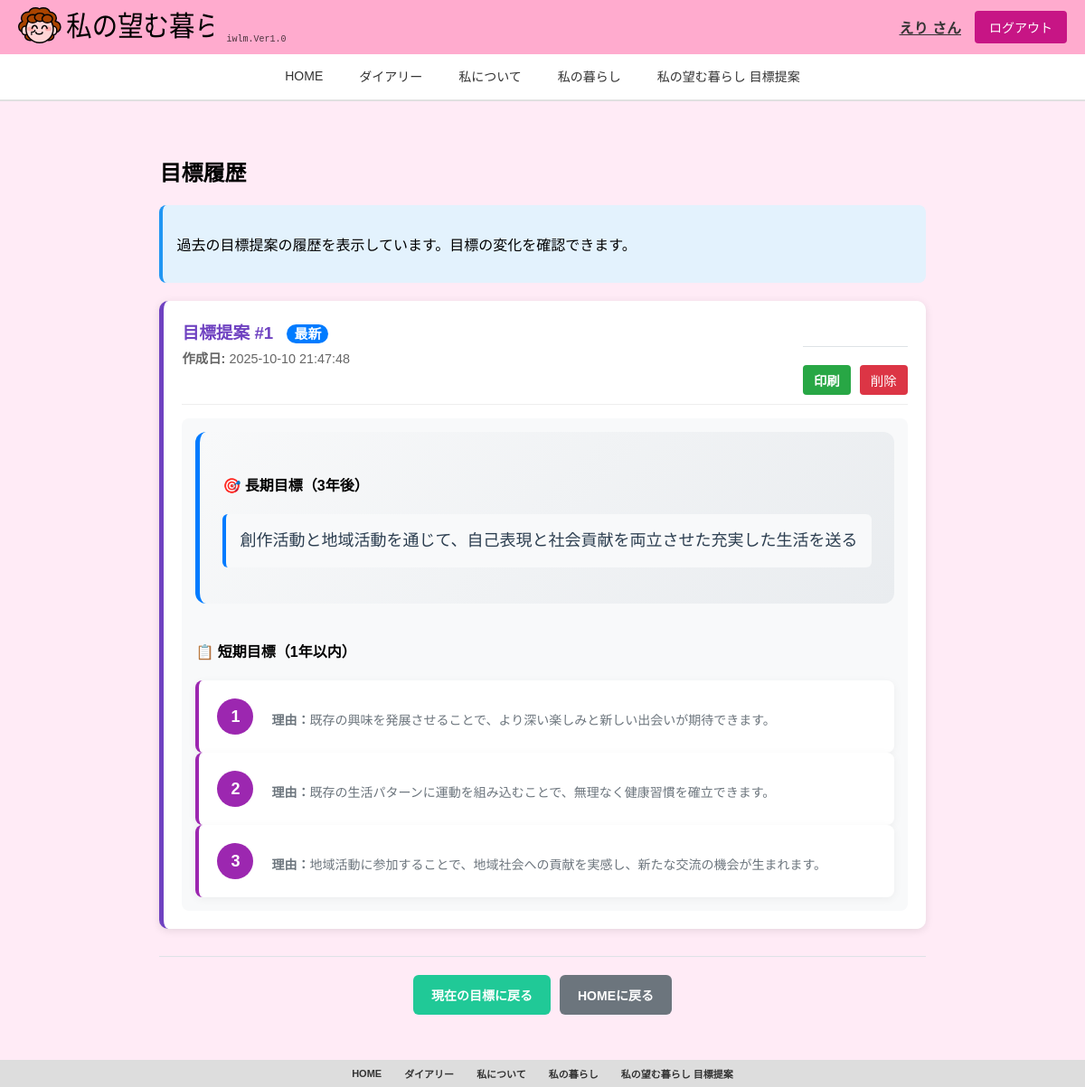
The page /goals/history (signed in) on the database its author committed.
### tables this page shows
CREATE TABLE user_goals (
                id INTEGER PRIMARY KEY AUTOINCREMENT,
                user_id VARCHAR(50) NOT NULL,
                long_term_goal TEXT NOT NULL,
                short_term_goals TEXT NOT NULL,
                goals_version INTEGER DEFAULT 1,
                created_at TIMESTAMP DEFAULT CURRENT_TIMESTAMP,
                FOREIGN KEY (user_id) REFERENCES users (user_id)
            );

### app.py (the view)
@app.route("/goals/history")
@login_required
def goals_history():
    if session.get("user_type") == "family":
        parent_user_id = session.get("parent_user_id")
        user_id = parent_user_id
    else:
        user_id = session["user_id"]
    goals_history = db.get_user_goals(user_id, 10)
    user_data = db.get_user_by_id(user_id)
    return render_template("goals_history.html", goals_history=goals_history, user=user_data)

### app.py (called while the page is built)
def login_required(f):
    @wraps(f)
    def decorated_function(*args, **kwargs):
        if "user_id" not in session:
            return redirect(url_for("index"))
        return f(*args, **kwargs)
    return decorated_function

### config.py (called while the page is built)
    def get_connection(self):
        conn = sqlite3.connect(self.db_path, timeout=30.0)
        conn.execute("PRAGMA journal_mode=WAL")
        conn.execute("PRAGMA busy_timeout=30000")  # 30秒
        return conn

    def get_user_by_id(self, user_id):
        conn = self.get_connection()
        cursor = conn.cursor()
        cursor.execute(
            """
            SELECT id, user_id, email, password, user_type, name, furigana, nickname,
                   gender, birth_date, family_id1, family_id2, family_id3,
                   created_at, updated_at
            FROM users WHERE user_id = ?
        """,
            (user_id,),
        )
        user = cursor.fetchone()
        conn.close()
        return user

    def get_user_goals(self, user_id, limit=10):
        import json
        conn = self.get_connection()
        cursor = conn.cursor()
        cursor.execute(
            "SELECT * FROM user_goals WHERE user_id = ? ORDER BY created_at DESC LIMIT ?", (user_id, limit)
        )
        goals_list = cursor.fetchall()
        parsed_goals = []
        for goal in goals_list:
            parsed_goal = list(goal)
            parsed_goal[3] = json.loads(goal[3])  # short_term_goalsをパース
            parsed_goals.append(parsed_goal)
        conn.close()
        return parsed_goals

### templates/goals_history.html (shortened to what this page needs)
{% extends "base.html" %}
{% block nickname %}{{ session.get('nickname', 'ゲスト') }}{% endblock %}
{% block content %}
<div class="goals-history-page">
    <h2>目標履歴</h2>
    <div class="history-info">
        <p>過去の目標提案の履歴を表示しています。目標の変化を確認できます。</p>
    </div>
    {% if goals_history %}
    {% for goal in goals_history %}
    <div class="history-item">
        <div class="history-header">
            <div>
                <h3>目標提案 #{{ loop.index }}
                    <span class="history-badge">{% if loop.first %}最新{% else %}{{ loop.revindex }}番目{% endif %}</span>
                </h3>
                <div class="history-date">
                    <strong>作成日:</strong> {{ goal[5] }}
                </div>
            </div>
            <div class="history-actions">
                <button type="button" class="print-btn" onclick="printGoal({{ loop.index }})">印刷</button>
                {% if session.get('user_type') != 'family' %}
                <form method="POST" action="{{ url_for('delete_goal', goal_id=goal[0]) }}" class="inline-form" onsubmit="return confirm('この目標履歴を削除してもよろしいですか？');">
                    <button type="submit" class="delete-btn">削除</button>
                </form>
                {% endif %}
            </div>
        </div>
        <div class="history-content" id="goal-{{ loop.index }}">
            <div class="goal-section">
                <h4>🎯 長期目標（3年後）</h4>
                <div class="history-goal-text">{{ goal[2] }}</div>
            </div>
            <div class="short-goals-section">
                <h4>📋 短期目標（1年以内）</h4>
                {% for short_goal in goal[3] %}
                <div class="short-goal-item">
                    <div class="goal-number">{{ loop.index }}</div>
                    <div class="goal-details">
                        <div class="history-goal-reason">
                            <strong>理由：</strong>{{ short_goal.reason }}
                        </div>
                    </div>
                </div>
                {% endfor %}
            </div>
        </div>
    </div>
    {% endfor %}
    {% else %}
    <div class="no-history">
        <p>まだ目標履歴がありません。</p>
        <p><a href="{{ url_for('goals') }}" class="link-btn">現在の目標を見る</a></p>
    </div>
    {% endif %}
    <div class="history-actions">
        <a href="{{ url_for('goals') }}" class="current-goals-btn">現在の目標に戻る</a>
        <a href="{{ url_for('dashboard') }}" class="back-btn">HOMEに戻る</a>
    </div>
</div>
{% endblock %}

### static/style.css (style rules this page uses)
body { background-color: #FFEBF6; margin: 0; padding: 0; font-family: Arial, sans-serif; min-height: 100vh; }
.print-btn { background: #dc3545; color: white; border: none; padding: 10px 20px; border-radius: 5px; cursor: pointer; font-size: 14px; }
.edit-btn, .create-btn, .delete-btn, .back-btn { padding: 10px 20px; border: none; border-radius: 5px; cursor: pointer; text-decoration: none; font-size: 14px; text-align: center; display: inline-block; }
.delete-btn { background: #dc3545; color: white; }
.back-btn { background: #6c757d; color: white; }
.save-btn, .delete-btn, .cancel-btn { padding: 10px 20px; border: none; border-radius: 5px; cursor: pointer; font-size: 14px; }
.list-btn, .calendar-btn, .back-btn { padding: 10px 20px; background: #007bff; color: white; text-decoration: none; border-radius: 5px; font-size: 14px; }
.goal-section { margin-bottom: 40px; padding: 25px; border-radius: 12px; background: linear-gradient(135deg, #f8f9fa 0%, #e9ecef 100%); border-left: 5px solid #007bff; }
.short-goal-item { display: flex; gap: 20px; background: white; padding: 20px; border-radius: 8px; box-shadow: 0 2px 10px rgba(0, 0, 0, 0.05); border-left: 4px solid #9c27b0; }
.goal-number { flex-shrink: 0; width: 40px; height: 40px; background: #9c27b0; color: white; border-radius: 50%; display: flex; align-items: center; justify-content: center; font-weight: bold; font-size: 18px; }
.goal-details { flex: 1; }
.print-btn, .profile-btn, .iwlm-btn, .back-btn, .update-btn, .history-btn, .current-goals-btn { padding: 12px 20px; border: none; border-radius: 6px; cursor: pointer; font-size: 14px; font-weight: bold; text-decoration: none; display: inline-block; transition: all 0.3s ease; }
.print-btn { background: #28a745; color: white; }
.current-goals-btn { background: #20c997; color: white; }
.goals-history-page { max-width: 900px; margin: 0 auto; padding: 20px; }
.history-info { background: #e3f2fd; padding: 15px; border-radius: 8px; margin-bottom: 20px; border-left: 4px solid #2196f3; }
.history-item { background: white; border-radius: 10px; box-shadow: 0 2px 10px rgba(0, 0, 0, 0.1); padding: 20px; margin-bottom: 20px; border-left: 5px solid #6f42c1; }
.history-header { display: flex; justify-content: space-between; align-items: center; margin-bottom: 20px; padding-bottom: 10px; border-bottom: 1px solid #eee; flex-wrap: wrap; gap: 10px; }
.history-header h3 { color: #6f42c1; margin: 0; }
.history-date { color: #666; font-size: 14px; }
.history-header .history-actions { display: flex; align-items: center; }
.history-header .delete-btn { background-color: #dc3545; color: white; border: none; padding: 5px 10px; border-radius: 4px; font-size: 12px; cursor: pointer; transition: background-color 0.3s; }
.history-content { background: #f8f9fa; padding: 15px; border-radius: 8px; }
.history-actions { display: flex; gap: 15px; justify-content: center; margin-top: 30px; padding-top: 20px; border-top: 1px solid #dee2e6; }
.inline-form { display: inline; }

### templates/goals_history.html (style rules this page uses)
.history-badge { font-size: 0.8em; background-color: #007bff; color: white; padding: 2px 8px; border-radius: 12px; margin-left: 10px; }
.history-actions { display: flex; gap: 10px; }
.history-actions .delete-btn, .history-actions .print-btn { color: white; border: none; padding: 6px 12px; border-radius: 4px; cursor: pointer; font-size: 0.9em; text-decoration: none; display: inline-block; text-align: center; }
.history-actions .delete-btn { background-color: #dc3545; }
.history-actions .print-btn { background-color: #28a745; }
.history-header { display: flex; justify-content: space-between; align-items: flex-start; margin-bottom: 15px; padding-bottom: 10px; border-bottom: 1px solid #eee; }
.history-date { font-size: 0.9em; color: #666; margin-top: 5px; }
.history-goal-text { font-size: 18px; line-height: 1.6; color: #2c3e50; margin-bottom: 15px; padding: 15px; background: #f8f9fa; border-radius: 6px; border-left: 4px solid #007bff; }
.history-goal-reason { font-size: 14px; color: #6c757d; line-height: 1.4; }

### rows shown on the page
user_goals: created_at "2025-10-10 21:47:48", long_term_goal "創作活動と地域活動を通じて、自己表現と社会貢献を両立させた充実した生活を送る", reason "既存の興味を発展させることで、より深い楽しみと新しい出会いが期待できます。" "既存の生活パターンに運動を組み込むことで、無理なく健康習慣を確立できます。" "地域活動に参加することで、地域社会への貢献を実感し、新たな交流の機会が生まれます。"

### other values the page prints
{{ session.get('nickname', 'ゲスト') }} "えり"
